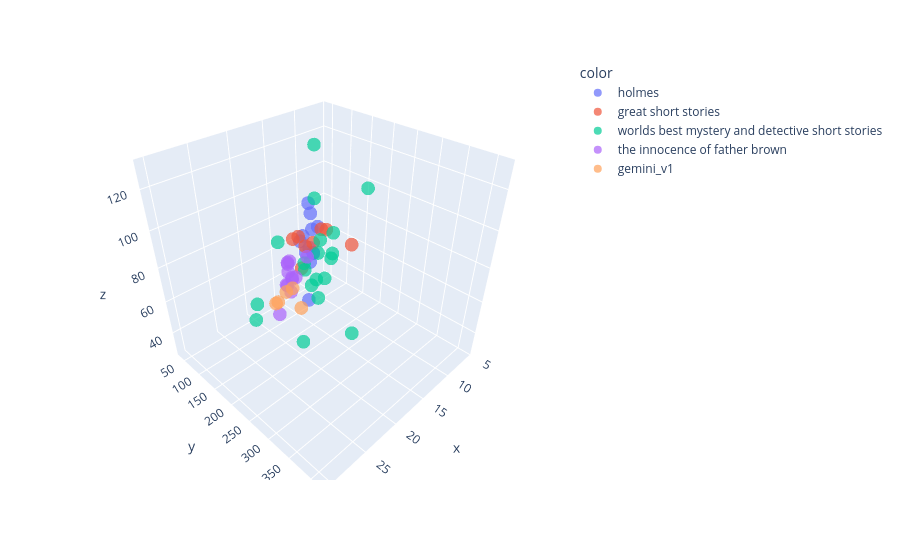

Notebook cell for this chart:
### Code cell
fig = px.scatter_3d(
    x=pd.concat([human_stories_df, ai_stories_df])["sentence_length_average"],
    y=pd.concat([human_stories_df, ai_stories_df])["sentence_length_variance"],
    z=pd.concat([human_stories_df, ai_stories_df])["sentence_length_max"],
    color=pd.concat([human_stories_df, ai_stories_df])["origin"],
    opacity=0.7
)

fig.show()

### Figure 1 — Plotly figure (JSON) as saved in the notebook; plotly's stock layout.template omitted (floating-point values rounded to 4 significant figures)
{"data": [{"hovertemplate": "color=holmes<br>x=%{x}<br>y=%{y}<br>z=%{z}<extra></extra>", "legendgroup": "holmes", "marker": {"color": "#636efa", "opacity": 0.7, "symbol": "circle"}, "mode": "markers", "name": "holmes", "scene": "scene", "showlegend": true, "type": "scatter3d", "x": [12.78, 16.69, 15.71, 14.7, 15.15, 14.39, 13.65, 15.47, 16.02, 13.68, 15.25, 14.84], "y": [113.3, 165.4, 152.9, 125.8, 154.2, 154.8, 121.0, 148.3, 141.3, 131.1, 120.1, 143.5], "z": [79, 49, 78, 70, 74, 88, 61, 102, 84, 68, 77, 95]}, {"hovertemplate": "color=great short stories<br>x=%{x}<br>y=%{y}<br>z=%{z}<extra></extra>", "legendgroup": "great short stories", "marker": {"color": "#EF553B", "opacity": 0.7, "symbol": "circle"}, "mode": "markers", "name": "great short stories", "scene": "scene", "showlegend": true, "type": "scatter3d", "x": [18.36, 22.2, 19.64, 14.42, 15.62, 18.05, 15.06, 11.7], "y": [154.6, 251.1, 256.9, 101.0, 255.1, 201.0, 174.8, 61.72], "z": [88, 103, 107, 76, 92, 91, 90, 45]}, {"hovertemplate": "color=worlds best mystery and detective short stories<br>x=%{x}<br>y=%{y}<br>z=%{z}<extra></extra>", "legendgroup": "worlds best mystery and detective short stories", "marker": {"color": "#00cc96", "opacity": 0.7, "symbol": "circle"}, "mode": "markers", "name": "worlds best mystery and detective short stories", "scene": "scene", "showlegend": true, "type": "scatter3d", "x": [12.74, 27.84, 12.7, 27.07, 17.92, 5.701, 11.97, 17.28, 18.07, 15.71, 17.07, 17.1, 17.85, 17.89, 21.46, 14.59, 11.19, 30.29, 22.71], "y": [135.7, 336.7, 128.7, 415.3, 175.2, 60.71, 237.4, 200.5, 196.1, 212.2, 190.0, 192.9, 245.2, 226.3, 171.7, 151.0, 63.22, 281.8, 124.6], "z": [75, 81, 66, 97, 76, 40, 113, 57, 66, 82, 111, 67, 101, 74, 94, 130, 43, 89, 54]}, {"hovertemplate": "color=the innocence of father brown<br>x=%{x}<br>y=%{y}<br>z=%{z}<extra></extra>", "legendgroup": "the innocence of father brown", "marker": {"color": "#ab63fa", "opacity": 0.7, "symbol": "circle"}, "mode": "markers", "name": "the innocence of father brown", "scene": "scene", "showlegend": true, "type": "scatter3d", "x": [17.63, 15.45, 18.76, 23.25, 18.76, 17.12, 16.02, 18.39, 16.55, 18.67, 16.99, 17.39], "y": [120.4, 95.88, 144.5, 199.4, 165.8, 115.5, 151.7, 144.0, 110.3, 143.5, 105.9, 130.9], "z": [54, 51, 74, 61, 68, 66, 73, 55, 66, 68, 51, 59]}, {"hovertemplate": "color=gemini_v1<br>x=%{x}<br>y=%{y}<br>z=%{z}<extra></extra>", "legendgroup": "gemini_v1", "marker": {"color": "#FFA15A", "opacity": 0.7, "symbol": "circle"}, "mode": "markers", "name": "gemini_v1", "scene": "scene", "showlegend": true, "type": "scatter3d", "x": [19.23, 13.43, 17.5, 12.61, 16.53], "y": [186.3, 38.34, 78.14, 45.35, 67.19], "z": [53, 28, 35, 30, 32]}], "layout": {"legend": {"title": {"text": "color"}, "tracegroupgap": 0}, "margin": {"t": 60}, "scene": {"domain": {"x": [0, 1], "y": [0, 1]}, "xaxis": {"title": {"text": "x"}}, "yaxis": {"title": {"text": "y"}}, "zaxis": {"title": {"text": "z"}}}}}
